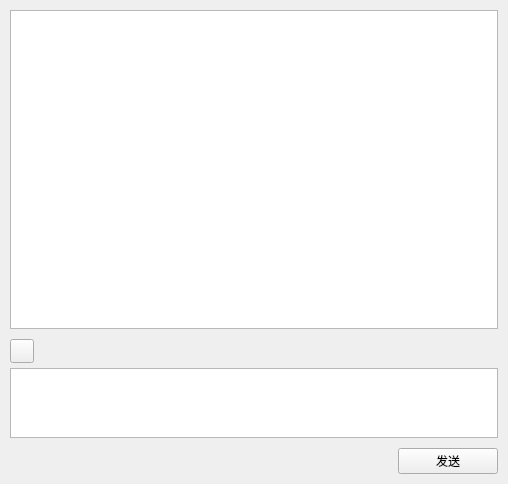
<?xml version="1.0" encoding="UTF-8"?>
<ui version="4.0">
 <class>HomeRightWidget</class>
 <widget class="QWidget" name="HomeRightWidget">
  <property name="geometry">
   <rect>
    <x>0</x>
    <y>0</y>
    <width>508</width>
    <height>484</height>
   </rect>
  </property>
  <property name="windowTitle">
   <string>Form</string>
  </property>
  <layout class="QVBoxLayout" name="verticalLayout_3" stretch="3,1">
   <property name="spacing">
    <number>0</number>
   </property>
   <property name="leftMargin">
    <number>0</number>
   </property>
   <property name="topMargin">
    <number>0</number>
   </property>
   <property name="rightMargin">
    <number>0</number>
   </property>
   <property name="bottomMargin">
    <number>0</number>
   </property>
   <item>
    <widget class="QWidget" name="widget_4" native="true">
     <layout class="QVBoxLayout" name="verticalLayout_4">
      <property name="spacing">
       <number>0</number>
      </property>
      <property name="leftMargin">
       <number>10</number>
      </property>
      <property name="topMargin">
       <number>10</number>
      </property>
      <property name="rightMargin">
       <number>10</number>
      </property>
      <property name="bottomMargin">
       <number>10</number>
      </property>
      <item>
       <widget class="QTextEdit" name="chatTextEdit">
        <property name="readOnly">
         <bool>true</bool>
        </property>
       </widget>
      </item>
     </layout>
    </widget>
   </item>
   <item>
    <widget class="QWidget" name="widget_3" native="true">
     <layout class="QVBoxLayout" name="verticalLayout" stretch="0,0,1">
      <property name="spacing">
       <number>0</number>
      </property>
      <property name="leftMargin">
       <number>0</number>
      </property>
      <property name="topMargin">
       <number>0</number>
      </property>
      <property name="rightMargin">
       <number>0</number>
      </property>
      <property name="bottomMargin">
       <number>0</number>
      </property>
      <item>
       <widget class="QWidget" name="widget" native="true">
        <layout class="QHBoxLayout" name="horizontalLayout">
         <property name="spacing">
          <number>0</number>
         </property>
         <property name="leftMargin">
          <number>10</number>
         </property>
         <property name="topMargin">
          <number>0</number>
         </property>
         <property name="rightMargin">
          <number>10</number>
         </property>
         <property name="bottomMargin">
          <number>5</number>
         </property>
         <item>
          <widget class="QPushButton" name="emojiBtn">
           <property name="minimumSize">
            <size>
             <width>24</width>
             <height>24</height>
            </size>
           </property>
           <property name="maximumSize">
            <size>
             <width>24</width>
             <height>24</height>
            </size>
           </property>
           <property name="cursor">
            <cursorShape>PointingHandCursor</cursorShape>
           </property>
           <property name="text">
            <string/>
           </property>
           <property name="iconSize">
            <size>
             <width>20</width>
             <height>20</height>
            </size>
           </property>
           <property name="autoDefault">
            <bool>false</bool>
           </property>
          </widget>
         </item>
         <item>
          <spacer name="horizontalSpacer">
           <property name="orientation">
            <enum>Qt::Horizontal</enum>
           </property>
           <property name="sizeHint" stdset="0">
            <size>
             <width>40</width>
             <height>20</height>
            </size>
           </property>
          </spacer>
         </item>
        </layout>
       </widget>
      </item>
      <item>
       <widget class="QWidget" name="widget_5" native="true">
        <layout class="QHBoxLayout" name="horizontalLayout_3">
         <property name="spacing">
          <number>0</number>
         </property>
         <property name="leftMargin">
          <number>10</number>
         </property>
         <property name="topMargin">
          <number>0</number>
         </property>
         <property name="rightMargin">
          <number>10</number>
         </property>
         <property name="bottomMargin">
          <number>10</number>
         </property>
         <item>
          <widget class="QTextEdit" name="inputTextEdit"/>
         </item>
        </layout>
       </widget>
      </item>
      <item>
       <widget class="QWidget" name="widget_2" native="true">
        <layout class="QHBoxLayout" name="horizontalLayout_2">
         <property name="spacing">
          <number>0</number>
         </property>
         <property name="leftMargin">
          <number>10</number>
         </property>
         <property name="topMargin">
          <number>0</number>
         </property>
         <property name="rightMargin">
          <number>10</number>
         </property>
         <property name="bottomMargin">
          <number>10</number>
         </property>
         <item>
          <spacer name="horizontalSpacer_2">
           <property name="orientation">
            <enum>Qt::Horizontal</enum>
           </property>
           <property name="sizeHint" stdset="0">
            <size>
             <width>40</width>
             <height>20</height>
            </size>
           </property>
          </spacer>
         </item>
         <item>
          <widget class="QPushButton" name="sendBtn">
           <property name="minimumSize">
            <size>
             <width>100</width>
             <height>0</height>
            </size>
           </property>
           <property name="maximumSize">
            <size>
             <width>100</width>
             <height>16777215</height>
            </size>
           </property>
           <property name="layoutDirection">
            <enum>Qt::LeftToRight</enum>
           </property>
           <property name="text">
            <string>发送</string>
           </property>
          </widget>
         </item>
        </layout>
       </widget>
      </item>
     </layout>
    </widget>
   </item>
  </layout>
 </widget>
 <resources/>
 <connections/>
</ui>
